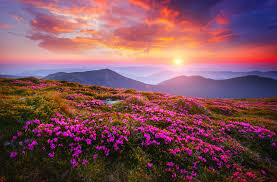
#> input picture 01_sandbox/lake.jpg, 277 x 182 px
$ python blur_repeat.py
#> lines starting #> are read from the running program, lines starting #| are printed output that depends on the picture; after the words box and inside, x2 and y2 are one past the last pixel; in counts of white or black regions, pixels touching at a corner belong together
import cv2
import matplotlib.pyplot as plt
#1
img = cv2.imread('lake.jpg')
#> img is the input picture: shape (182, 277, 3); mean B, G, R 88.9, 80.2, 128.2
roi = img[:50, :50]
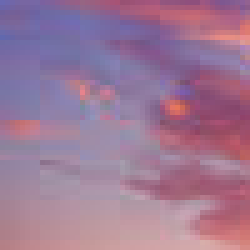
#> roi: shape (50, 50, 3) (shown 5 times larger); mean B, G, R 149.7, 119.8, 157.1
img[35:85, 35:85] = roi
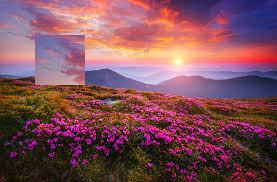
#> img: shape (182, 277, 3); 4.96% of pixels changed, all inside (x1, y1, x2, y2) = (35, 35, 85, 85)
cv2.imwrite('lake_roi.jpg', img)

cv2.imshow('roi lake', roi)
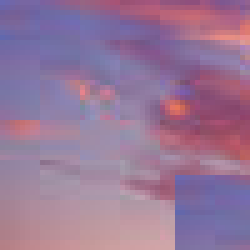
#> window 'roi lake': shape (50, 50, 3) (shown 5 times larger); mean B, G, R 152.2, 118.5, 151.3
cv2.imshow('lake', img)
cv2.waitKey(0)
cv2.destroyAllWindows()
#2
img2 = cv2.imread('face.jpg')
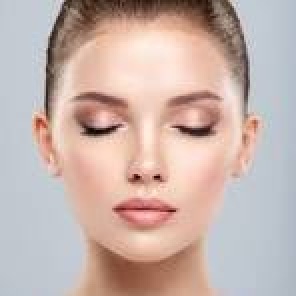
#> input picture 01_sandbox/face.jpg, 148 x 148 px (shown 2 times larger)
#> img2 is the input picture: shape (148, 148, 3); mean B, G, R 172.2, 178.8, 199.4
G = cv2.GaussianBlur(img2, (5,5), 0)
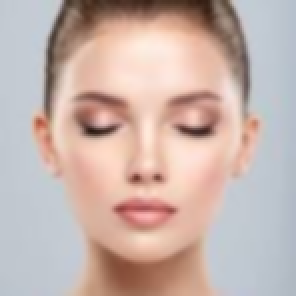
#> G: shape (148, 148, 3) (shown 2 times larger); mean B, G, R 172.2, 178.8, 199.4
m = cv2.medianBlur(img2, 5)
b = cv2.bilateralFilter(img2, d=9, sigmaColor=75, sigmaSpace=75)
# bgb2rgb
G_new = cv2.cvtColor(G, cv2.COLOR_BGR2RGB)
m_new = cv2.cvtColor(m, cv2.COLOR_BGR2RGB)
b_new = cv2.cvtColor(b, cv2.COLOR_BGR2RGB)
img2_new = cv2.cvtColor(img2, cv2.COLOR_BGR2RGB)

plt.subplot(141)
plt.title('Gauss blur')
plt.imshow(G_new)

plt.subplot(142)
plt.title('median blur')
plt.imshow(m_new)

plt.subplot(143)
plt.title('bilateralFilter blur')
plt.imshow(b_new)

plt.subplot(144)
plt.title('Origin')
plt.imshow(img2_new)

plt.show()
